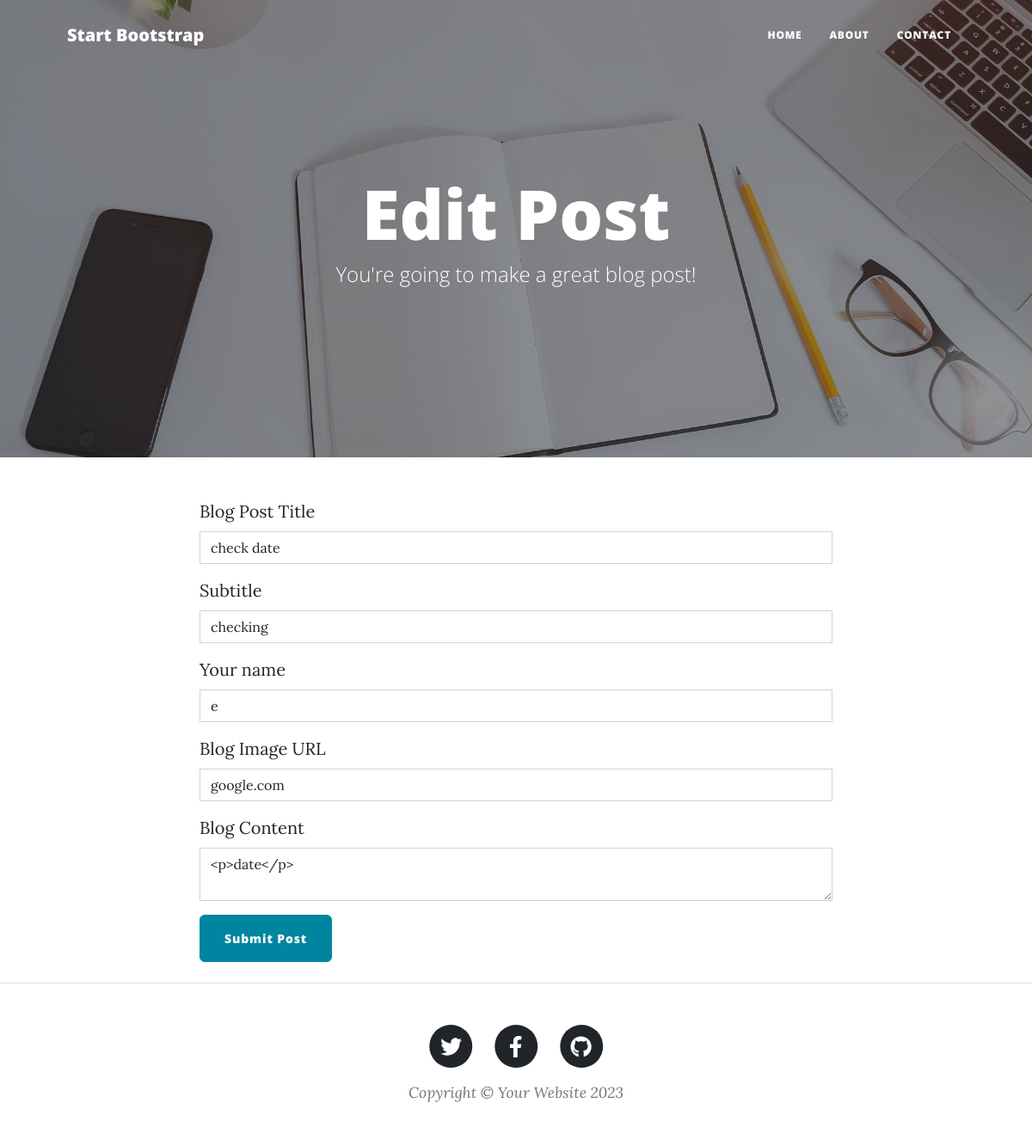
The page /edit-post/5 on the database as committed earlier.
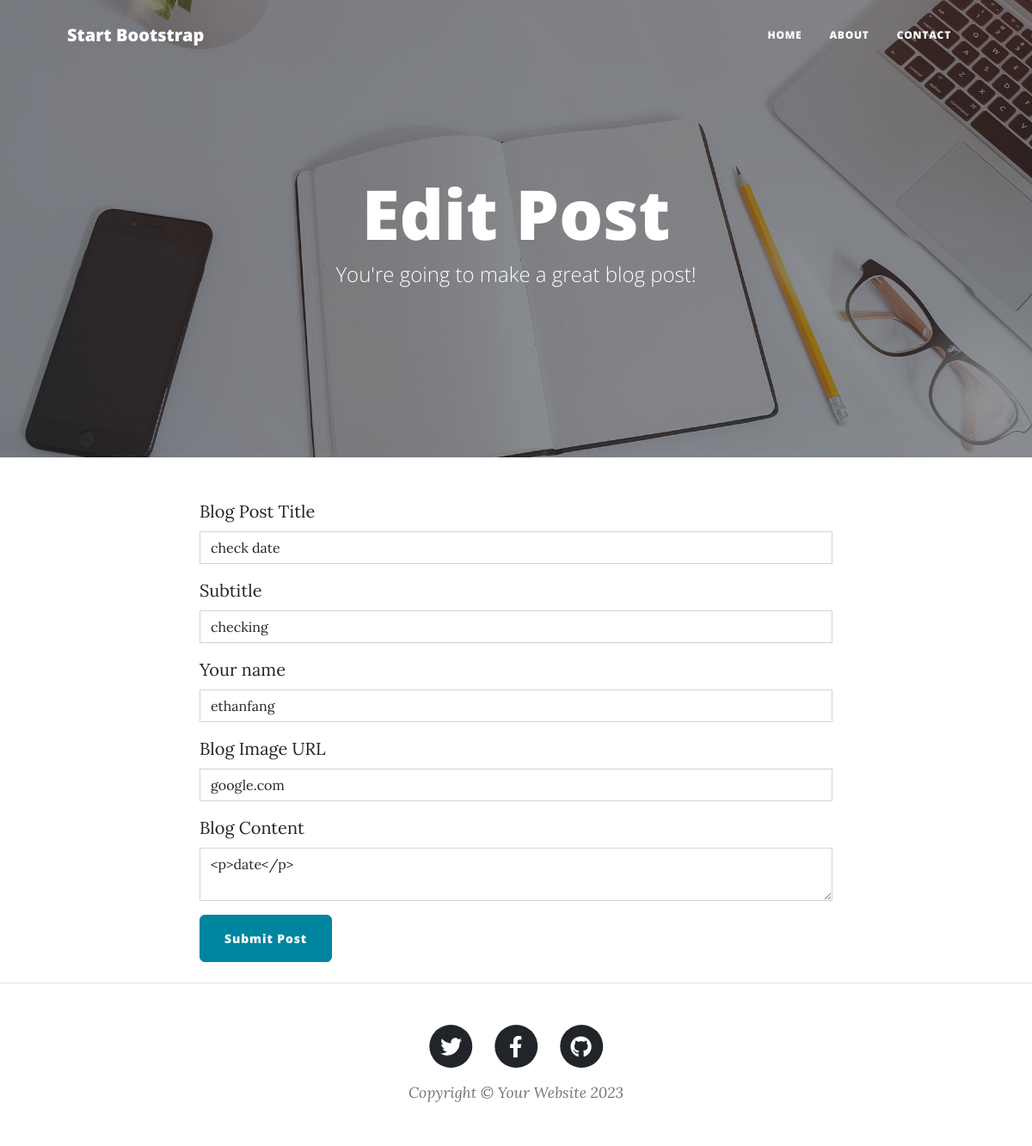
The same page on the database as committed later.
### main.py (models this page shows)
class BlogPost(db.Model):
    id = db.Column(db.Integer, primary_key=True)
    title = db.Column(db.String(250), unique=True, nullable=False)
    subtitle = db.Column(db.String(250), nullable=False)
    date = db.Column(db.String(250), nullable=False)
    body = db.Column(db.Text, nullable=False)
    author = db.Column(db.String(250), nullable=False)
    img_url = db.Column(db.String(250), nullable=False)

### main.py (the view, shortened to what this page needs)
@app.route("/edit-post/<int:post_id>", methods=["GET", "POST"])
def edit_post(post_id):
    blog_post = db.get_or_404(BlogPost, post_id)
    form = AddBlogPostForm(
        title=blog_post.title,
        subtitle=blog_post.subtitle,
        img_url=blog_post.img_url,
        author=blog_post.author,
        body=blog_post.body,
    )
    return render_template("make-post.html", form=form, is_edit=True)

### main.py
class AddBlogPostForm(FlaskForm):
    title = StringField("Blog Post Title")
    subtitle = StringField("Subtitle")
    author = StringField("Your name")
    img_url = StringField("Blog Image URL")
    body = CKEditorField("Blog Content")
    submit = SubmitField("Submit Post")

### templates/make-post.html
{% block content %} {% include "header.html" %} {% from 'bootstrap5/form.html'
import render_form %}
<header
  class="masthead"
  style="background-image: url(&quot;../static/assets/img/edit-bg.jpg&quot;)"
>
  <div class="container position-relative px-4 px-lg-5">
    <div class="row gx-4 gx-lg-5 justify-content-center">
      <div class="col-md-10 col-lg-8 col-xl-7">
        <div class="page-heading">
          {% if is_edit: %}
            <h1>Edit Post</h1>
          {% else: %}
            <h1>New Post</h1>
          {% endif %}
          <span class="subheading"
            >You're going to make a great blog post!</span
          >
        </div>
      </div>
    </div>
  </div>
</header>
<main class="mb-4">
  <div class="container">
    <div class="row">
      <div class="col-lg-8 col-md-10 mx-auto">
        {{ ckeditor.load() }} {{ ckeditor.config(name='body') }} {{
        render_form(form, novalidate=True) }}
      </div>
    </div>
  </div>
</main>
{% include "footer.html" %} {% endblock %}

Rows that differ between the two databases and show on the page:
changed BlogPost "check date": author "e" → "ethanfang"
